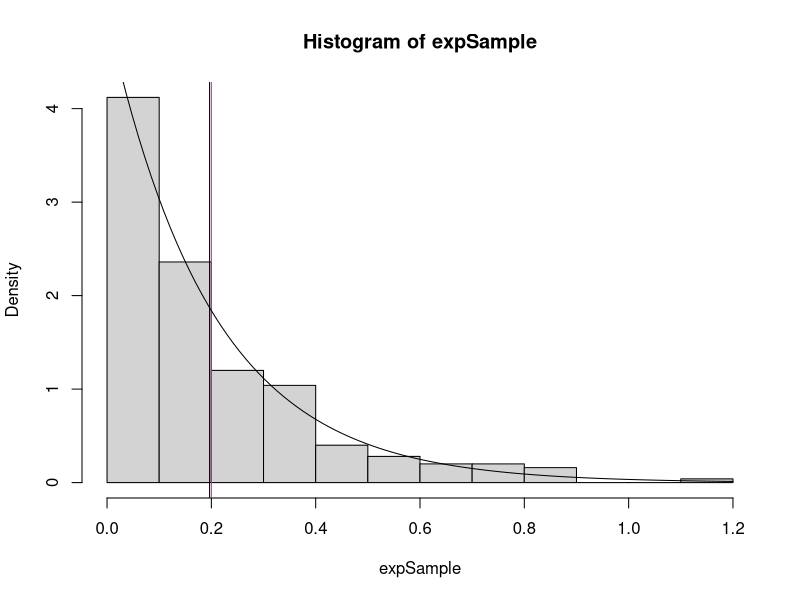
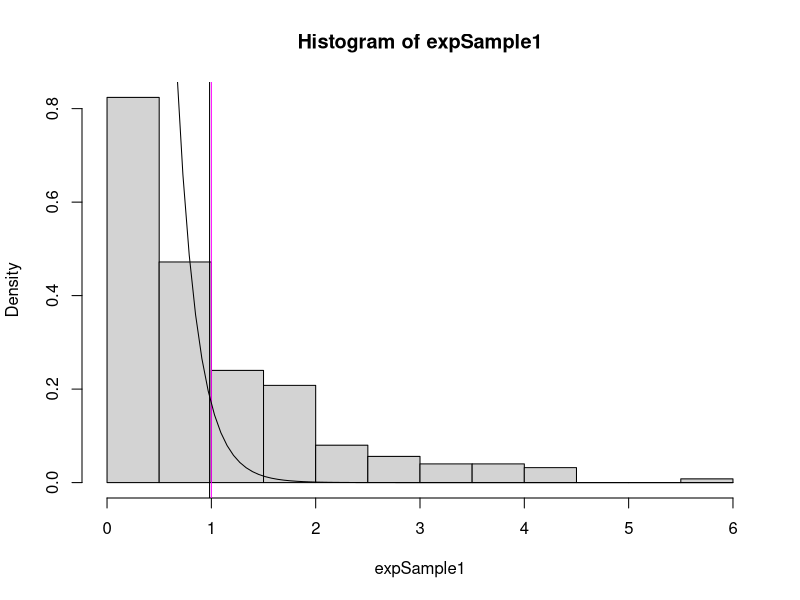
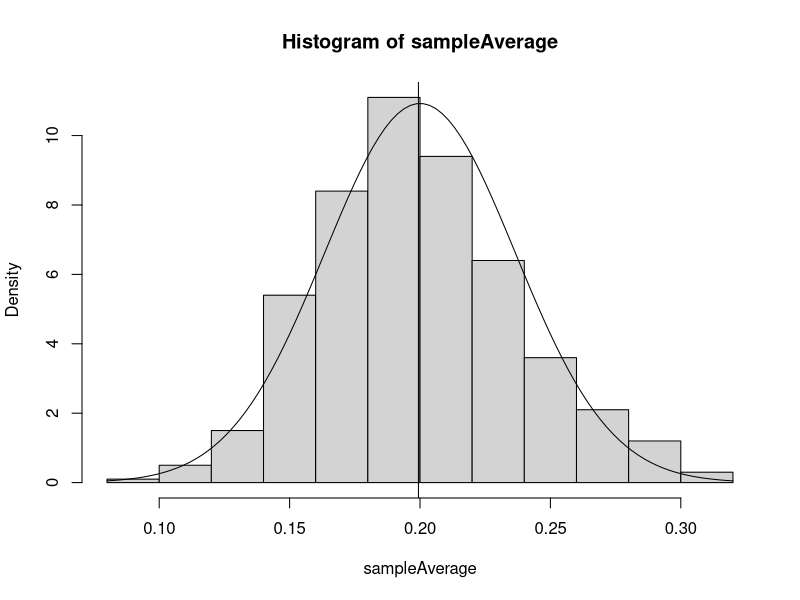
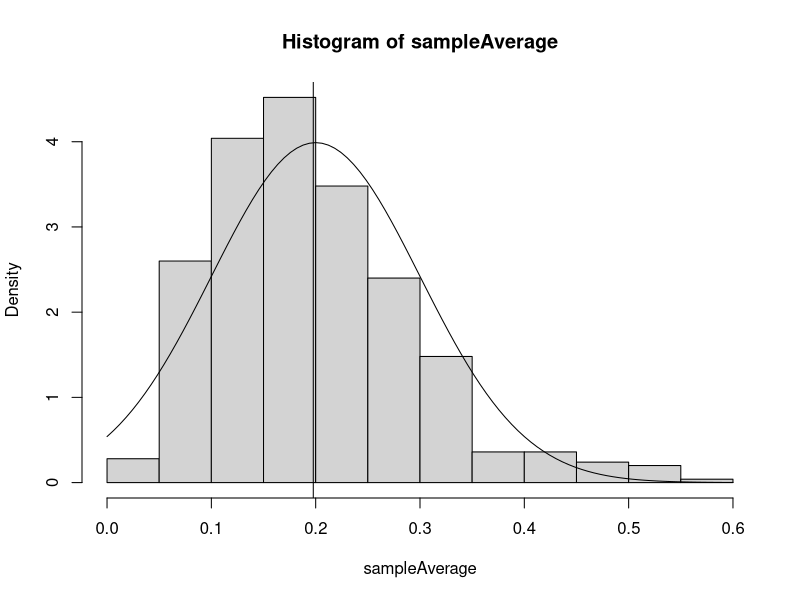
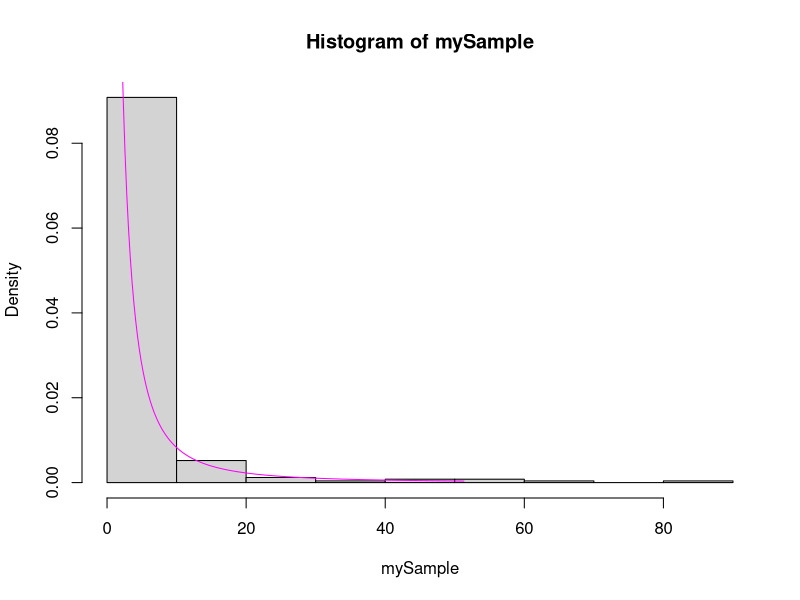
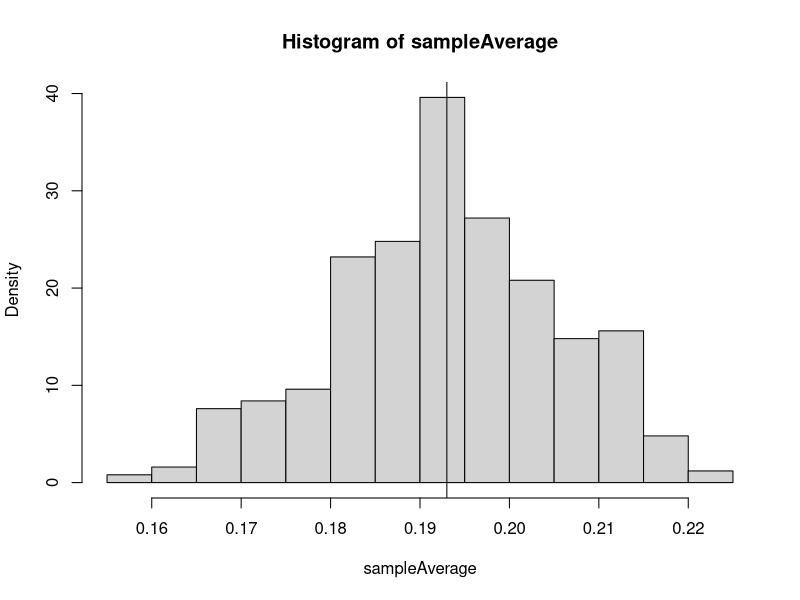
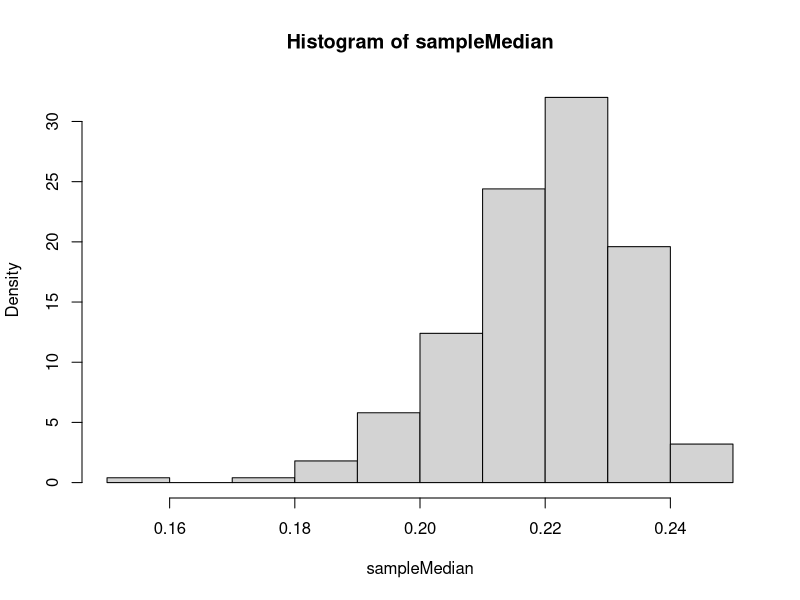

These charts were generated, in order, by the following R code:
## ---- chunk 1
knitr::opts_chunk$set(echo = TRUE)
## ---- chunk 2
set.seed( 232)
expSample<- rexp( 250, rate=5)
## ---- chunk 3
h=hist(expSample,probability = TRUE)
abline(v= 1/5, col="magenta")
abline(v=mean(expSample,col="red"))
xlines <-seq(min(h$breaks),max(h$breaks),length.out=100)
lines(x = xlines,y=dexp(xlines,rate=5))
## ---- chunk 4
expSample1<- expSample * 5
h=hist(expSample1,probability = TRUE)
abline(v= 1, col="magenta")
abline(v=mean(expSample1,col="red"))
xlines <-seq(min(h$breaks),max(h$breaks),length.out=100)
lines(x = xlines,y=dexp(xlines,rate=5)*5)
## ---- chunk 5
M<- 500
n<- 30
set.seed(530)
sampleAverage<- rep( NA, M)
for (k in 1:M ){
  # generate the kth sample of size n
  Y<- rexp( n, rate=5)
  sampleAverage[k]<- mean( Y)
}
## ---- chunk 6
h=hist(sampleAverage,probability = TRUE)
abline(v=mean(sampleAverage,col="red"))
xlines <-seq(min(h$breaks),max(h$breaks),length.out=100)
sigma=1/(5*sqrt(30))
mu=1/5
lines(x = xlines,y=dnorm(xlines,mu,sigma))
sd(sampleAverage)
mean(sampleAverage)
## ---- chunk 7
M<- 500
n<- 4
set.seed(530)
sampleAverage<- rep( NA, M)
for (k in 1:M ){
  # generate the kth sample of size n
  Y<- rexp( n, rate=5)
  sampleAverage[k]<- mean( Y)
}
h=hist(sampleAverage,probability = TRUE)
abline(v=mean(sampleAverage,col="red"))
xlines <-seq(min(h$breaks),max(h$breaks),length.out=100)
sigma=1/(5*sqrt(4))
mu=1/5
lines(x = xlines,y=dnorm(xlines,mu,sigma))
sd(sampleAverage)
mean(sampleAverage)
## ---- chunk 8
sigma
## ---- chunk 9
set.seed(444)
n<- 250
#### simulating sample
U<-  runif(n)
mySample<- U/(1-U)
####
# and take a look at the histogram and density function
# as a sanity check
hist( mySample, probability =TRUE)
grid<- seq( 0, quantile(mySample,.99), length.out=200)
pdf<-  1/ ( 1 + grid)^2
lines( grid, pdf, col="magenta")
## ---- chunk 10
M<- 500
n<- 30
set.seed(530)
sampleAverage<- rep( NA, M)
sampleMedian<- rep( NA, M)
pdf <- function(u) u/(1+u)^2

for (k in 1:M ){
  # generate the kth sample of size n
  U<-  runif(n)
  Y <- pdf(U)
  sampleAverage[k]<- mean( Y)
  sampleMedian[k] <- median(Y)
}
h=hist(sampleAverage,probability = TRUE)
abline(v=mean(sampleAverage,col="red"))
xlines <-seq(min(h$breaks),max(h$breaks),length.out=100)
h=hist(sampleMedian,probability=TRUE)
sd(sampleAverage)
mean(sampleAverage)

## ---- chunk 11
num_samples <-  500
U           <-  runif(num_samples)
X           <- U/(1+U)^2

